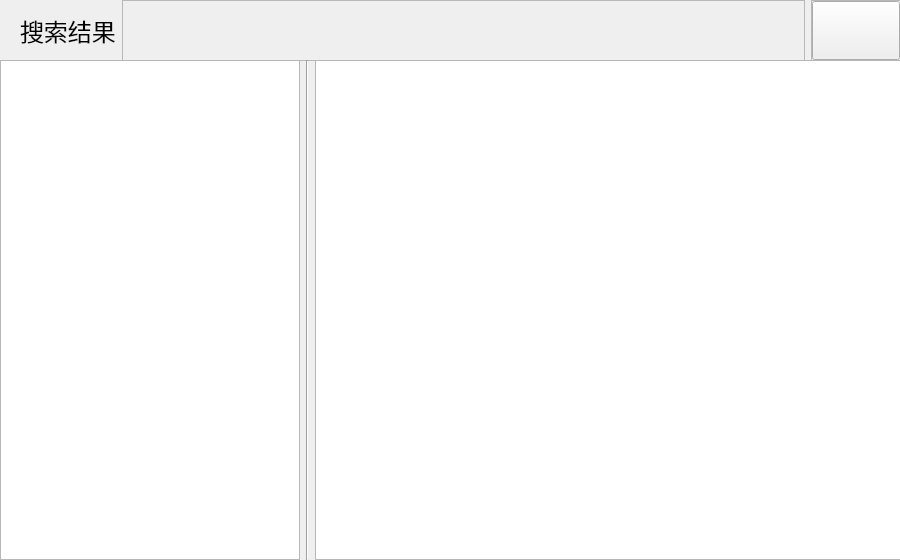
<?xml version="1.0" encoding="UTF-8"?>
<ui version="4.0">
 <class>Interface_Picture_search_r</class>
 <widget class="QWidget" name="Interface_Picture_search_r">
  <property name="geometry">
   <rect>
    <x>0</x>
    <y>0</y>
    <width>900</width>
    <height>560</height>
   </rect>
  </property>
  <property name="windowTitle">
   <string>聊天图片-人脸搜索-结果</string>
  </property>
  <widget class="QWidget" name="NavigationBar" native="true">
   <property name="geometry">
    <rect>
     <x>0</x>
     <y>0</y>
     <width>901</width>
     <height>61</height>
    </rect>
   </property>
   <layout class="QHBoxLayout" name="horizontalLayout_2">
    <property name="leftMargin">
     <number>20</number>
    </property>
    <property name="topMargin">
     <number>0</number>
    </property>
    <property name="rightMargin">
     <number>0</number>
    </property>
    <property name="bottomMargin">
     <number>0</number>
    </property>
    <item>
     <widget class="QLabel" name="titleText">
      <property name="sizePolicy">
       <sizepolicy hsizetype="Fixed" vsizetype="Fixed">
        <horstretch>0</horstretch>
        <verstretch>0</verstretch>
       </sizepolicy>
      </property>
      <property name="font">
       <font>
        <pointsize>18</pointsize>
       </font>
      </property>
      <property name="text">
       <string>搜索结果</string>
      </property>
     </widget>
    </item>
    <item>
     <widget class="QFrame" name="gap">
      <property name="frameShape">
       <enum>QFrame::StyledPanel</enum>
      </property>
      <property name="frameShadow">
       <enum>QFrame::Raised</enum>
      </property>
     </widget>
    </item>
    <item>
     <widget class="QFrame" name="FormControl">
      <property name="sizePolicy">
       <sizepolicy hsizetype="Maximum" vsizetype="Preferred">
        <horstretch>0</horstretch>
        <verstretch>0</verstretch>
       </sizepolicy>
      </property>
      <property name="maximumSize">
       <size>
        <width>90</width>
        <height>16777215</height>
       </size>
      </property>
      <property name="frameShape">
       <enum>QFrame::StyledPanel</enum>
      </property>
      <property name="frameShadow">
       <enum>QFrame::Raised</enum>
      </property>
      <property name="lineWidth">
       <number>0</number>
      </property>
      <layout class="QHBoxLayout" name="horizontalLayout">
       <property name="spacing">
        <number>0</number>
       </property>
       <property name="sizeConstraint">
        <enum>QLayout::SetDefaultConstraint</enum>
       </property>
       <property name="leftMargin">
        <number>0</number>
       </property>
       <property name="topMargin">
        <number>0</number>
       </property>
       <property name="rightMargin">
        <number>0</number>
       </property>
       <property name="bottomMargin">
        <number>0</number>
       </property>
       <item>
        <widget class="QPushButton" name="button_close">
         <property name="sizePolicy">
          <sizepolicy hsizetype="Minimum" vsizetype="Minimum">
           <horstretch>0</horstretch>
           <verstretch>0</verstretch>
          </sizepolicy>
         </property>
         <property name="text">
          <string/>
         </property>
        </widget>
       </item>
      </layout>
     </widget>
    </item>
   </layout>
  </widget>
  <widget class="QWidget" name="ResultArea" native="true">
   <property name="geometry">
    <rect>
     <x>0</x>
     <y>60</y>
     <width>901</width>
     <height>500</height>
    </rect>
   </property>
   <layout class="QHBoxLayout" name="horizontalLayout_3">
    <property name="topMargin">
     <number>0</number>
    </property>
    <property name="bottomMargin">
     <number>0</number>
    </property>
    <item>
     <widget class="QTableView" name="pendingSearch">
      <property name="sizePolicy">
       <sizepolicy hsizetype="Maximum" vsizetype="Expanding">
        <horstretch>0</horstretch>
        <verstretch>0</verstretch>
       </sizepolicy>
      </property>
      <property name="maximumSize">
       <size>
        <width>300</width>
        <height>16777215</height>
       </size>
      </property>
     </widget>
    </item>
    <item>
     <widget class="Line" name="line">
      <property name="orientation">
       <enum>Qt::Vertical</enum>
      </property>
     </widget>
    </item>
    <item>
     <widget class="QTableView" name="searchResult">
      <property name="sizePolicy">
       <sizepolicy hsizetype="Preferred" vsizetype="Expanding">
        <horstretch>0</horstretch>
        <verstretch>0</verstretch>
       </sizepolicy>
      </property>
     </widget>
    </item>
   </layout>
  </widget>
 </widget>
 <resources/>
 <connections/>
</ui>
